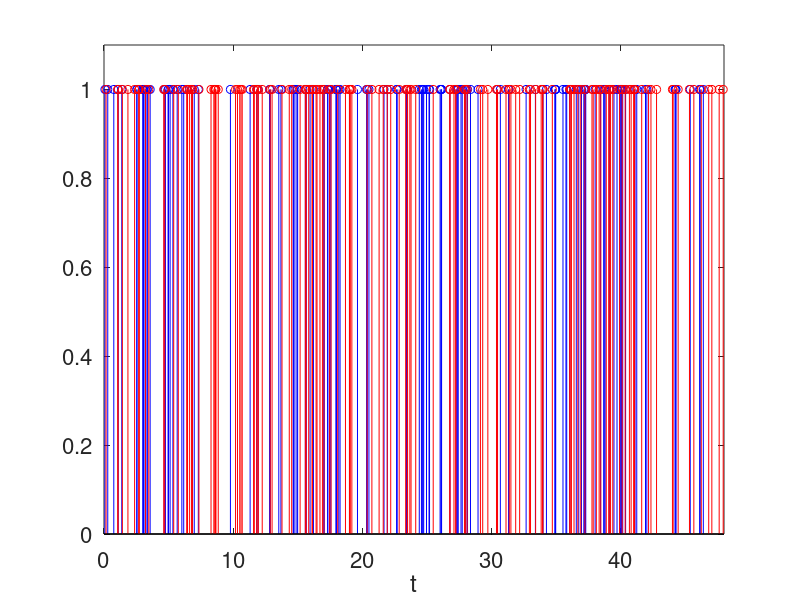
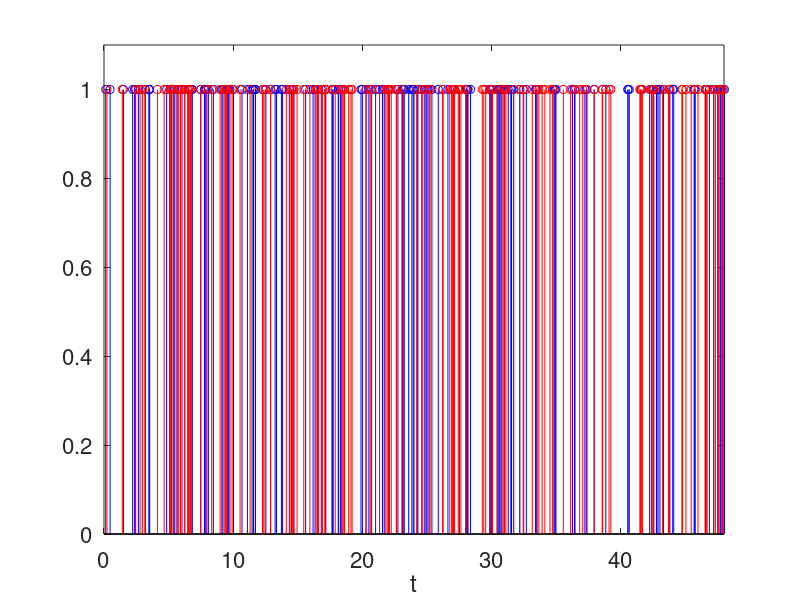

Here is the MATLAB script that generated these plots, in order:
clear all;
close all;


%%%%%%%%%%%%%%%%%%%% Part c

lambda = 3;

T = 0;
% Team A (blue)
i = 1;
while (T < 48)
    r = rand();
    t = -(1/lambda)*log(r);
    T = T+t;
    Tsa(i) = T;
    i = i+1;
end

T = 0;
% Team B (red)
i = 1;
while (T < 48)
    r = rand();
    t = -(1/lambda)*log(r);
    T = T+t;
    Tsb(i) = T;
    i = i+1;
end

stem(Tsa, ones(size(Tsa)),  'b')
hold on
stem(Tsb, ones(size(Tsb)), 'r')
xlim([0, 48])
set(gca,'FontSize',16,'FontName','Helvetica');
box on;
xlabel('t')
ylim([0, 1.1])


%%%%%%%%%%%%%%%%%%%% Part d

clear all
lambda = 6; %total rate, A + B

T = 0;
ia = 1;
ib = 1;
while (T < 48)
    r = rand();
    t = -(1/lambda)*log(r);
    T = T+t;
    r = rand();
    if(r < 0.5)
         Tsa(ia) = T;
         ia = ia + 1;
    else
        Tsb(ib) = T;
        ib = ib + 1;
    end
end

figure
stem(Tsa, ones(size(Tsa)),  'b')
hold on
stem(Tsb, ones(size(Tsb)), 'r')
xlim([0, 48])
set(gca,'FontSize',16,'FontName','Helvetica');
box on;
xlabel('t')
ylim([0, 1.1])
